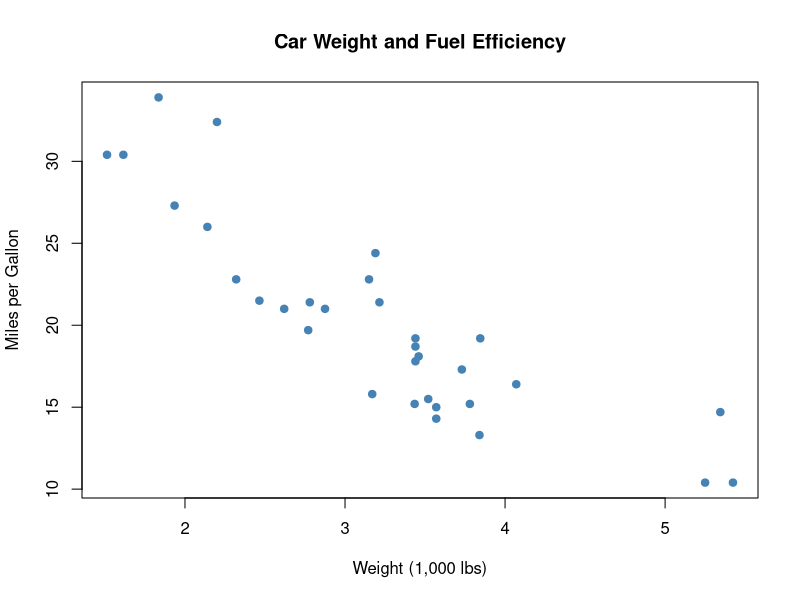

This chart was generated by the following R code:
# ICA16: Simple mtcars analysis
head(mtcars)
mean(mtcars$mpg)
aggregate(mpg ~ cyl, data = mtcars, FUN = mean)

plot(mtcars$wt, mtcars$mpg,
     main = "Car Weight and Fuel Efficiency",
     xlab = "Weight (1,000 lbs)",
     ylab = "Miles per Gallon",
     pch = 19, col = "steelblue")
